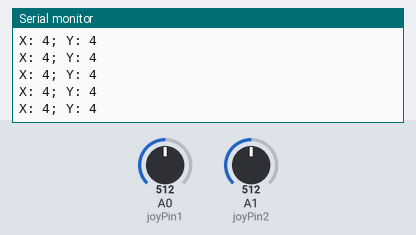
Simulated run of this sketch. Board: Arduino Uno, built with avr-gcc and run on an emulated ATmega328P. Parts: the last lines printed to the serial monitor. The inputs (shaded band) are chosen by the test bench; at power-on: A0 (joyPin1) = 512, A1 (joyPin2) = 512.

Above: at 1.2 s.
1.3 s: A0 (joyPin1) set to 716
At 1.41 s:
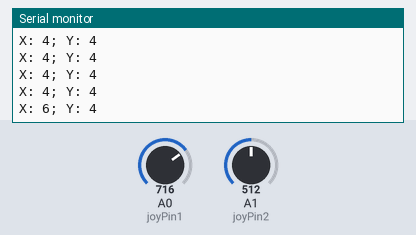
2.8 s: A1 (joyPin2) set to 716
At 2.82 s:
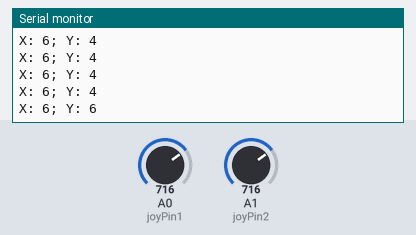
4.3 s: A0 (joyPin1) set to 900
At 4.32 s:
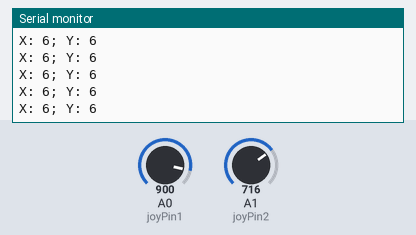
5.8 s: A1 (joyPin2) set to 900
At 5.83 s:
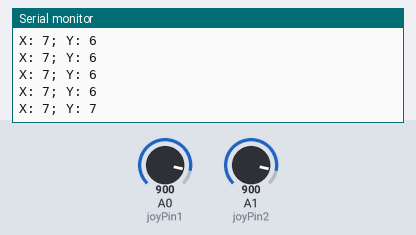
Timing chart, 0 to 8.3 s (numbered marks = the images above; inputs shaded):
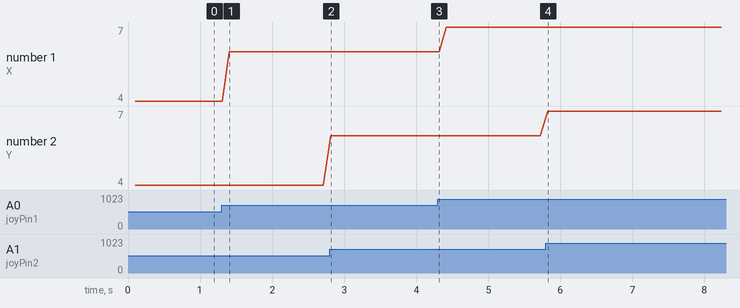

The sketch:

ledthumb.ino
```cpp
#include <Arduino.h>

int joyPin1 = 0;
int joyPin2 = 1;
int joyX = 0;
int joyY = 0;

void setup() {
    Serial.begin(9600);
}

int toUsable(int data) {
    return (data * 9 / 1024);
}

void loop() {
    joyX = analogRead(joyPin1);
    delay(100); // don't read same analog value twice
    joyY = analogRead(joyPin2);

    Serial.print("X: ");
    Serial.print(toUsable(joyX));
    Serial.print("; Y: ");
    Serial.println(toUsable(joyY));
}
```

Measured:
- after the input at 1.3 s, the serial monitor: prints a new line after 0.11 s (image 1)
- after the input at 2.8 s, the serial monitor: prints a new line at once (image 2)
- after the input at 5.8 s, the serial monitor: prints a new line at once (image 4)
- plotted number 1: 4 → 6 after the input at 1.3 s, 6 → 7 after the input at 4.3 s
